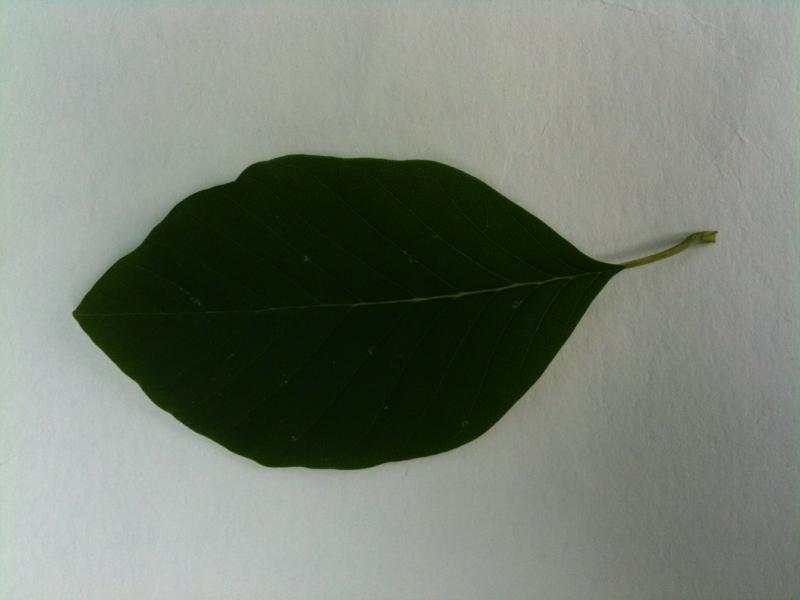
//> input picture Leafsnap/leaf.jpg, 800 x 600 px
$ ./main leaf.jpg   (built with g++ and OpenCV 4)
//> lines starting //> are read from the running program, lines starting //| are printed output that depends on the picture
//该代码实现了从RGB到SV空间的转化
#include"cv.h"
#include"cxcore.h"
#include"highgui.h"
using namespace std;
int main(int argc,char **argv)
{
    if(argc>=2)
    {
        IplImage *image,*change,*H,*S,*V,*two,*Zero;
        //创建图像显示窗口
        cvNamedWindow("image",CV_WINDOW_AUTOSIZE);
        cvNamedWindow("VS",CV_WINDOW_AUTOSIZE);
        cvNamedWindow("Zero",CV_WINDOW_AUTOSIZE);

        image=cvLoadImage(argv[1]);//载入图像
//> image is the input picture: 600 rows x 800 cols, CV_8UC3; mean B, G, R 115.4, 126.7, 119.3

        //分配图像空间
        change=cvCreateImage(cvSize(image->width,image->height),IPL_DEPTH_8U,3);
        H=cvCreateImage(cvSize(image->width,image->height),IPL_DEPTH_8U,1);
        S=cvCreateImage(cvSize(image->width,image->height),IPL_DEPTH_8U,1);
        V=cvCreateImage(cvSize(image->width,image->height),IPL_DEPTH_8U,1);
        two=cvCreateImage(cvSize(image->width,image->height),IPL_DEPTH_8U,3);
        Zero=cvCreateImage(cvSize(image->width,image->height),IPL_DEPTH_8U,1);

        cvZero(Zero);//在将两个通道合并是，不能没有第三个通道，而是将该通道设为空白，即全0

        cout<<"IPL_DEPTH_8U = "<<IPL_DEPTH_8U<<endl;
        cout<<"CV_RGB2HSV = "<<CV_RGB2HSV<<endl;
        cout<<"CV_HSV2RGB = "<<CV_HSV2RGB<<endl;

        cvCvtColor(image,change,CV_RGB2HSV);  //将RGB色系转换为HSV色系
//> change: 600 rows x 800 cols, CV_8UC3; mean H, S, V 67.6, 65.9, 126.7

        cvSplit(change,H,S,V,0);//分离多通道
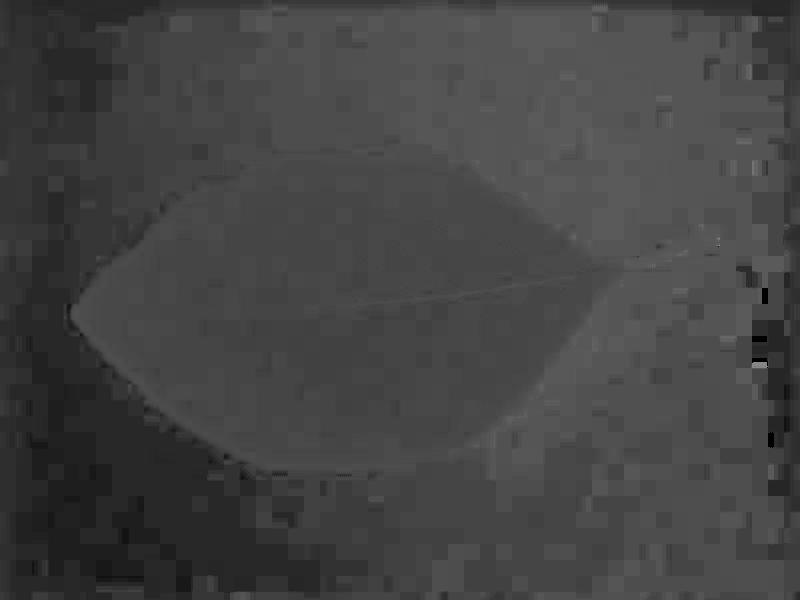
//> H: 600 rows x 800 cols, CV_8UC1; min 0, max 135, mean 67.6
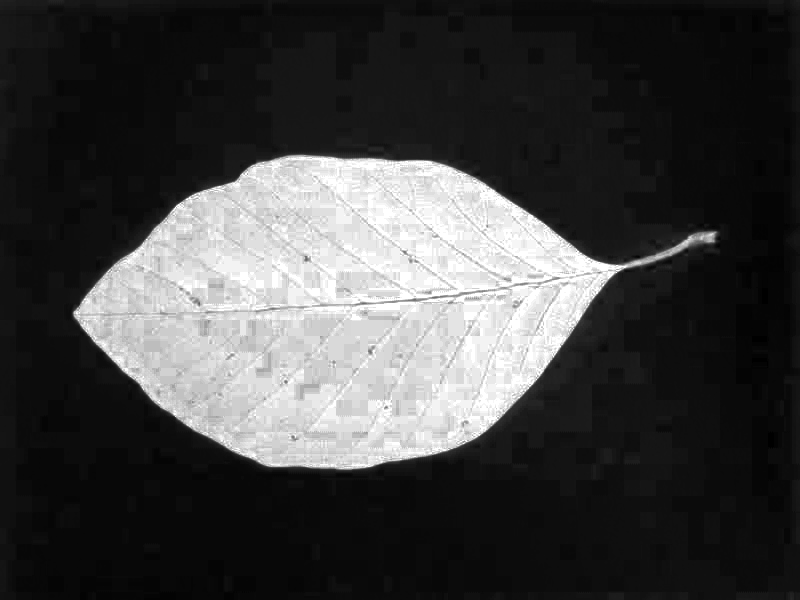
//> S: 600 rows x 800 cols, CV_8UC1; min 0, max 255, mean 65.9
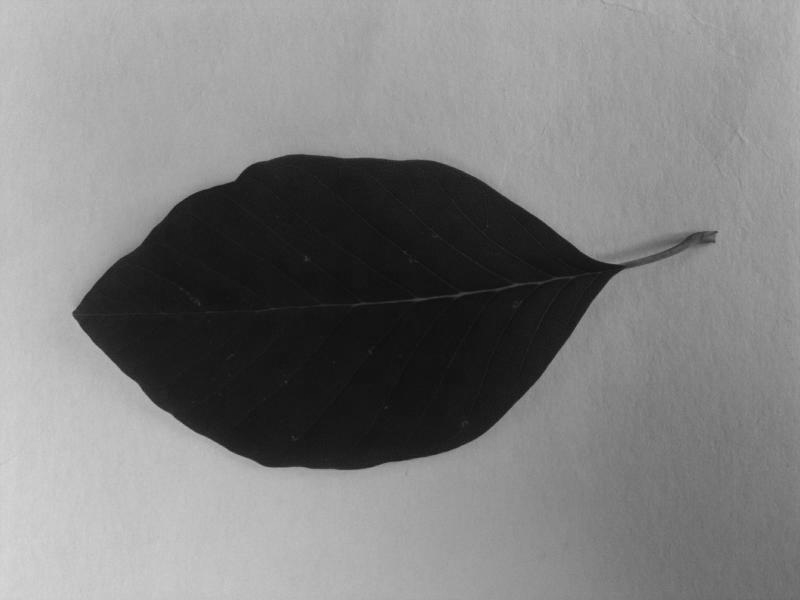
//> V: 600 rows x 800 cols, CV_8UC1; min 14, max 215, mean 126.7

        //显示RGB图单通道图
        cvShowImage("image",image);

        cvMerge(Zero,S,V,0,two);
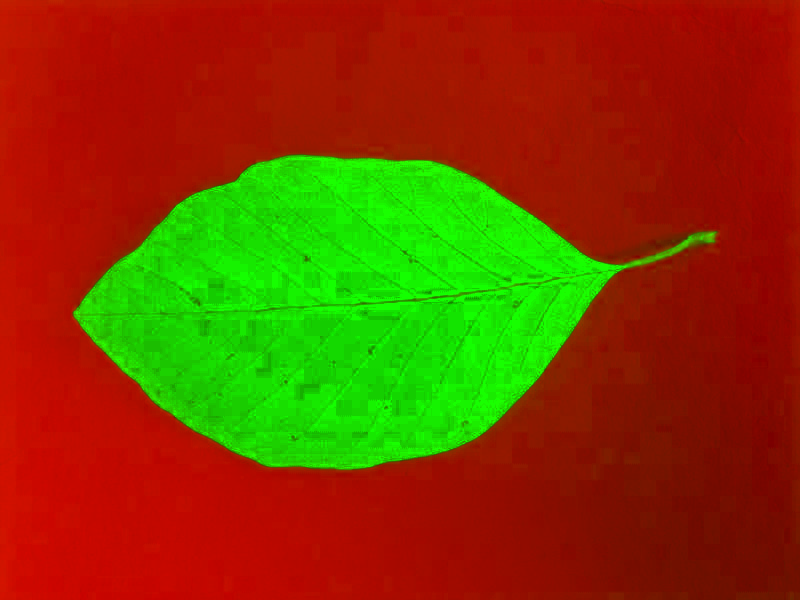
//> two: 600 rows x 800 cols, CV_8UC3; mean B, G, R 0, 65.9, 126.7
        cvCvtColor(two,change,CV_HSV2RGB);//cvShowImage是按照RGB色彩方式显示图像的，故要通过RGB色系展示对HSV色系的更改效果
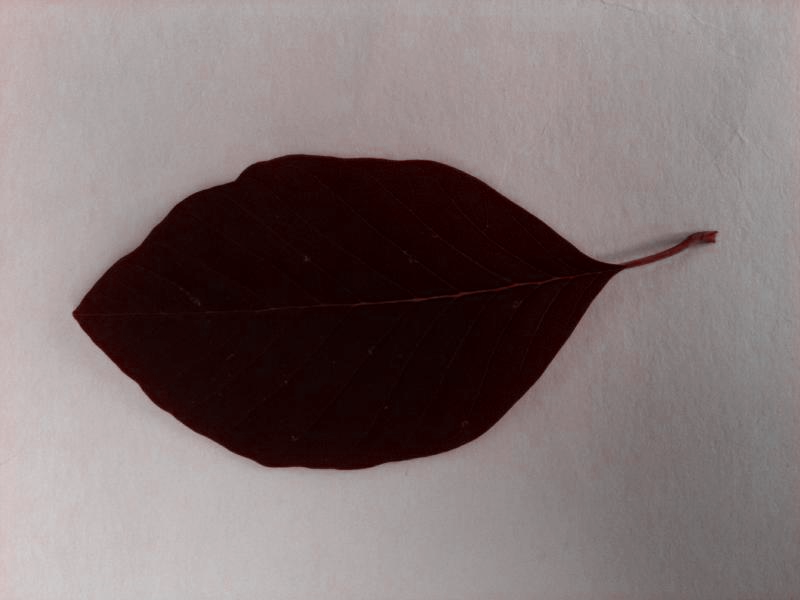
//> change: 600 rows x 800 cols, CV_8UC3; mean R, G, B 126.7, 113.9, 113.9
        cvShowImage("VS",change);

        cvWaitKey(0);

        cvDestroyAllWindows();
        cvReleaseImage(&image);
        cvReleaseImage(&change);
    }
    system("pause");
    return 1;
}
